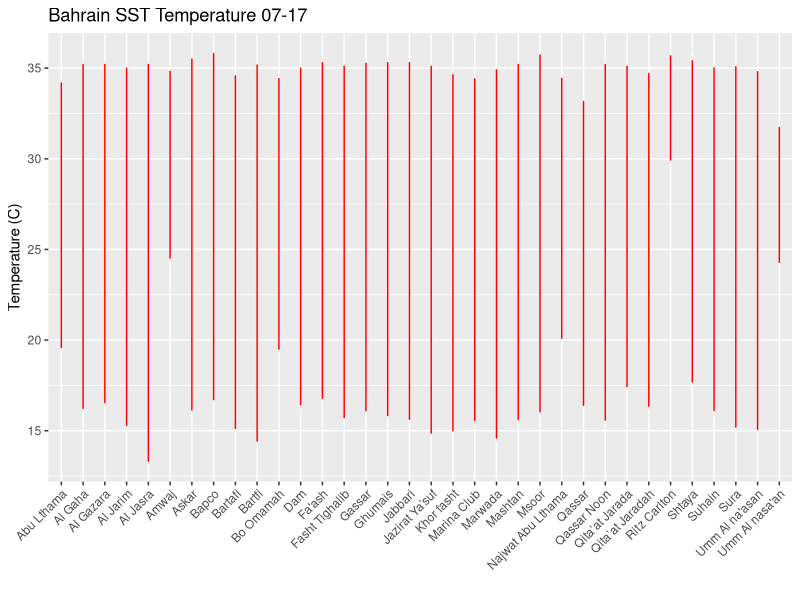

This figure's R source: (Note: this script raises an error after producing the figure.)
library(ggplot2)

# Read data from .csv file
data <- read.csv("Bahrain SST Temperature 07-17.csv", header = TRUE)

# Plot the data
ggplot(data, aes(x = Locations, y = Temperature)) +
  geom_line(color = "red") +
  labs(title = "Bahrain SST Temperature 07-17", x = "", y = "Temperature (C)") +
  theme(axis.text.x = element_text(angle = 45, hjust = 1))

# Save the plot as .png file
ggplot("Bahrain SST Temperature 07-17.png", width = 20, height = 40, dpi = 200)

